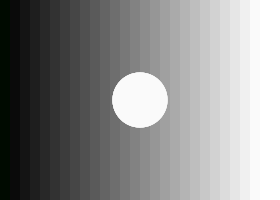
Frame 1 (no input)
Frame 60 (the mouse pressed at the canvas centre just before this capture): identical to frame 1, image omitted
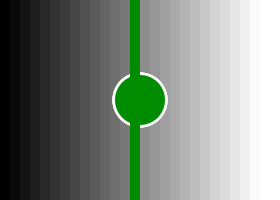
Frame 120 (the mouse held since frame 60 and released just before this capture)

The Processing sketch that drew these frames (run headless with seeded random() and noise(); from frame 60 on, the mouse is pressed at the canvas centre):

// Processing sketch: processing_80134
// ── processing_80134.pde

void setup(){
  size(280, 200);
  noStroke();
  
}
void draw(){
  background(255);
  
  int i = 0;
  fill(255);
  
  while (i < 290){
    ellipse (140,100,55,55);
    fill(i);
    rect(i, 0, 10, height);
    i = i + 10;
  }
  

 if(mouseX>=0&&mouseX<=10){
    fill(0,10,0);
    rect(0,0,10,200);
    
  }
    if(mouseX>=11&&mouseX<=20){
    fill(0,20,0);
    rect(10,0,10,200);
    
  }
    if(mouseX>=21&&mouseX<=30){
    fill(0,30,0);
    rect(20,0,10,200);
    
  }
    if(mouseX>=31&&mouseX<=40){
    fill(0,40,0);
    rect(30,0,10,200);
    
  }
    if(mouseX>=41&&mouseX<=50){
    fill(0,50,0);
    rect(40,0,10,200);
  }
    if(mouseX>=51&&mouseX<=60){
    fill(0,60,0);
    rect(50,0,10,200);
  }
    if(mouseX>=61&&mouseX<=70){
    fill(0,70,0);
    rect(60,0,10,200);
    
  }
    if(mouseX>=71&&mouseX<=80){
    fill(0,80,0);
    rect(70,0,10,200);
   
  }
  if(mouseX>=81&&mouseX<=90){
    fill(0,90,0);
    rect(80,0,10,200);
    
  }
    if(mouseX>=91&&mouseX<=100){
    fill(0,100,0);
    rect(90,0,10,200);
    
  }
    if(mouseX>=101&&mouseX<=110){
    fill(0,110,0);
    rect(100,0,10,200);
    
  }
    if(mouseX>=111&&mouseX<=120){
    fill(0,120,0);
    rect(110,0,10,200);
    
  }
    if(mouseX>=121&&mouseX<=130){
    fill(0,130,0);
    rect(120,0,10,200);
    
  }
    if(mouseX>=131&&mouseX<=140){
    fill(0,140,0);
    rect(130,0,10,200);
    
  }
    if(mouseX>141&&mouseX<=150){
    fill(0,150,0);
    rect(140,0,10,200);
  } 
     if(mouseX>=151&&mouseX<=160){
    fill(0,160,0);
    rect(150,0,10,200);
  }
    if(mouseX>=161&&mouseX<=170){
    fill(0,170,0);
    rect(160,0,10,200);
  }
    if(mouseX>=171&&mouseX<=180){
    fill(0,180,0);
    rect(170,0,10,200);
    
  }
    if(mouseX>=181&&mouseX<=190){
    fill(0,190,0);
    rect(180,0,10,200);
  }
  if(mouseX>=191&&mouseX<=200){
    fill(0,200,0);
    rect(190,0,10,200);
    
  }
    if(mouseX>=201&&mouseX<=210){
    fill(0,210,0);
    rect(200,0,10,200);
    
  }
    if(mouseX>=211&&mouseX<=220){
    fill(0,220,0);
    rect(210,0,10,200);
    
  }
    if(mouseX>=221&&mouseX<=230){
    fill(0,230,0);
    rect(220,0,10,200);
    
  }
    if(mouseX>=231&&mouseX<=240){
    fill(0,240,0);
    rect(230,0,10,200);
    
  }
    if(mouseX>=241&&mouseX<=250){
    fill(0,245,0);
    rect(240,0,10,200);
    
  }
    if(mouseX>251&&mouseX<=260){
    fill(0,250,0);
    rect(250,0,10,200);
}
    if(mouseX>=261&&mouseX<=270){
    fill(0,253,0);
    rect(260,0,10,200);
    
  }
    if(mouseX>=271&&mouseX<=280){
    fill(0,255,0);
    rect(270,0,10,200);
    }
    if(mousePressed){
      
    random(0,255);
    ellipse (140,100,50,50);
  }
}
